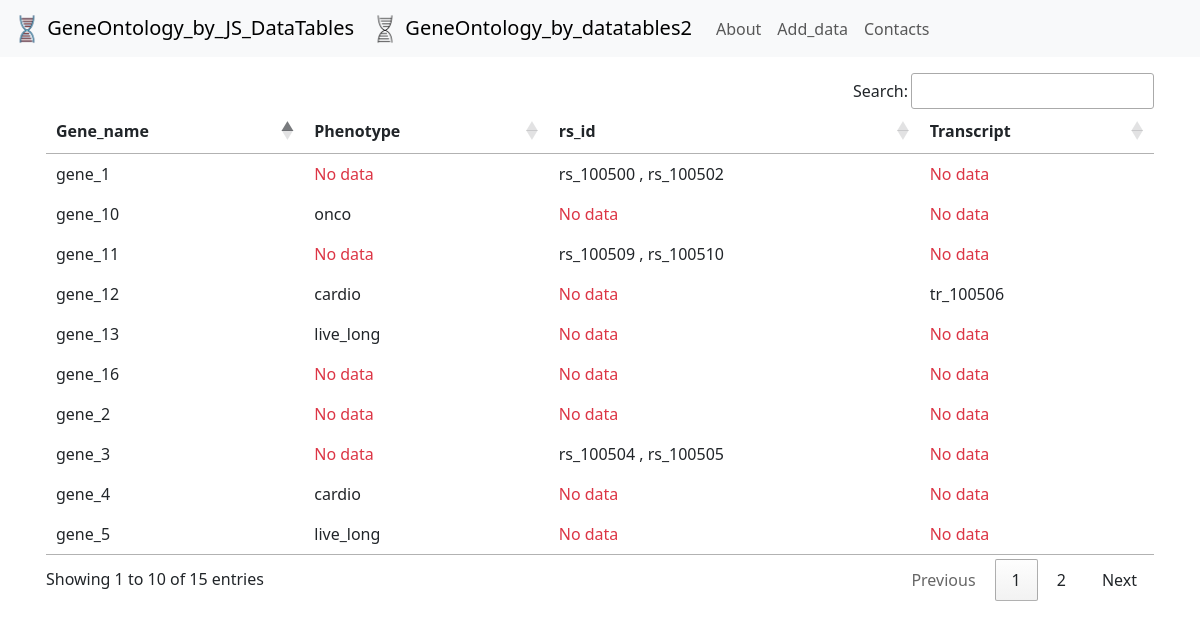
Page /go/jsgeneinfo/ on the committed database.
### go/models.py (models this page shows, shortened)
class Genes(models.Model):
    gene=models.CharField(max_length=30)
    time_create=models.DateTimeField(auto_now_add=True)
    time_update=models.DateTimeField(auto_now=True)
    link_to_pheno = models.ManyToManyField(Phenotype, blank=True, related_name='link_pheno')
    transcript = models.OneToOneField('Transcripts', on_delete=models.PROTECT, null=True, blank=True, related_name='tr_of_gene')

class Rs(models.Model):
    rs_name = models.CharField(max_length=30)
    time_create = models.DateTimeField(auto_now_add=True)
    time_update = models.DateTimeField(auto_now=True)
    link_to_gene = models.ForeignKey(Genes, on_delete=models.PROTECT, null=True, related_name='rsset')
    def __str__(self):
        return self.rs_name

class Phenotype(models.Model):
    pheno = models.CharField(max_length=30)
    time_create = models.DateTimeField(auto_now_add=True)
    time_update = models.DateTimeField(auto_now=True)
    def __str__(self):
        return self.pheno
    class Meta:
        verbose_name = 'Phenotype'
        verbose_name_plural = 'Phenotypes'

class Transcripts(models.Model):
    tr_name = models.CharField(max_length=40)
    time_create = models.DateTimeField(auto_now_add=True)
    time_update = models.DateTimeField(auto_now=True)
    def __str__(self):
        return self.tr_name

### go/views.py (the view)
# urls.py: path('jsgeneinfo/', views.js_info_table, name='js_info_table'),
def js_info_table(request):
    db_data = Genes.objects.all()
    return render(request, "go/js_info_table.html", {"title": "JS_table", "db_data": db_data})

### go/templates/go/js_info_table.html (shortened to what this page needs)
{% extends "base.html" %}
{% block js_table %}
<table id="mytable">
    <thead>
        <tr>
            <th>Gene_name</th>
            <th>Phenotype</th>
            <th>rs_id</th>
            <th>Transcript</th>
        </tr>
    </thead>
    <tbody>
        {% for line in db_data %}
        <tr>
            <td>{{ line.gene }}</td>
            {% if line.link_to_pheno.all %}
                <td>{{ line.link_to_pheno.all|join:" , " }}</td>
            {% endif %}
            {% if not line.link_to_pheno.all %}
                <td class="text-danger">No data</td>
            {% endif %}
            {% if line.rsset.all %}
                <td>{{ line.rsset.all|join:" , " }}</td>
            {% endif %}
            {% if not line.rsset.all %}
                <td class="text-danger">No data</td>
            {% endif %}
            {% if line.transcript %}
                <td>{{ line.transcript }}</td>
            {% endif %}
            {% if not line.transcript %}
                <td class="text-danger">No data</td>
            {% endif %}
        </tr>
        {% endfor %}
    </tbody>
</table>
{% endblock js_table %}

### templates/base.html (shortened to what this page needs)
<!DOCTYPE html>
<html lang="en">
<head>
    {% load bootstrap5 %}
    {% bootstrap_css %}
    <link rel="stylesheet" type="text/css" href="https://cdn.datatables.net/1.13.7/css/jquery.dataTables.min.css">
</head>
<body>
<header>
        <nav class="navbar navbar-expand-md navbar-light bg-light">
            <div class="container-fluid">
                <a class="navbar-brand" href="{% url 'js_info_table' %}">
                    <img src="/static/images/dna1.webp" alt="" width="30" height="30" class="d-inline-block align-text-top">
                    GeneOntology_by_JS_DataTables
                </a>
                <a class="navbar-brand" href="{% url 'info_table' %}">
                    <img src="/static/images/dna2.webp" alt="" width="30" height="30" class="d-inline-block align-text-top">
                    GeneOntology_by_datatables2
                </a>
                <div class="collapse navbar-collapse" id="navbarNav">
                    <ul class="navbar-nav">
                        <li class="nav-item">
                            <a class="nav-link" href="{% url 'about' %}">About</a>
                        </li>
                        <li class="nav-item">
                            <a class="nav-link" href="{% url 'add' %}">Add_data</a>
                        </li>
                        <li class="nav-item">
                            <a class="nav-link" href="{% url 'contacts' %}">Contacts</a>
                        </li>
                    </ul>
                </div>
            </div>
        </nav>
    </header>
<div class="container px-3">
{% block js_table %}
{% endblock js_table %}
</div>
</body>
</html>

### rows in the picture
Genes: gene "gene_1", shows "No data", rsset.all "rs_100500 , rs_100502"
Genes: gene "gene_2", shows "No data"
Genes: gene "gene_3", shows "No data", rsset.all "rs_100504 , rs_100505"
Genes: gene "gene_4", link_to_pheno.all "cardio", shows "No data"
Genes: gene "gene_5", link_to_pheno.all "live_long", shows "No data"
Genes: gene "gene_10", link_to_pheno.all "onco", shows "No data"
Genes: gene "gene_11", shows "No data", rsset.all "rs_100509 , rs_100510"
Genes: gene "gene_12", link_to_pheno.all "cardio", shows "No data", transcript "tr_100506"
Genes: gene "gene_13", link_to_pheno.all "live_long", shows "No data"
Genes: gene "gene_16", shows "No data"
